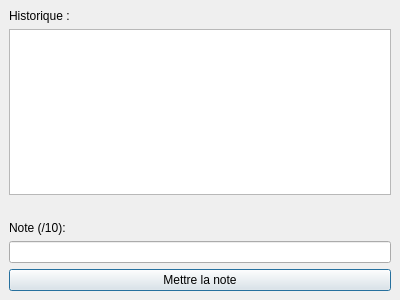
<?xml version="1.0" encoding="UTF-8"?>
<ui version="4.0">
 <class>DialogNote</class>
 <widget class="QDialog" name="DialogNote">
  <property name="geometry">
   <rect>
    <x>0</x>
    <y>0</y>
    <width>400</width>
    <height>300</height>
   </rect>
  </property>
  <property name="windowTitle">
   <string>Dialog</string>
  </property>
  <widget class="QWidget" name="verticalLayoutWidget">
   <property name="geometry">
    <rect>
     <x>9</x>
     <y>9</y>
     <width>382</width>
     <height>282</height>
    </rect>
   </property>
   <layout class="QVBoxLayout" name="verticalLayout">
    <item>
     <widget class="QLabel" name="label">
      <property name="text">
       <string>Historique :</string>
      </property>
     </widget>
    </item>
    <item>
     <widget class="QTextBrowser" name="displayHistorique"/>
    </item>
    <item>
     <spacer name="horizontalSpacer">
      <property name="orientation">
       <enum>Qt::Horizontal</enum>
      </property>
      <property name="sizeHint" stdset="0">
       <size>
        <width>40</width>
        <height>20</height>
       </size>
      </property>
     </spacer>
    </item>
    <item>
     <widget class="QLabel" name="label_2">
      <property name="text">
       <string>Note (/10):</string>
      </property>
     </widget>
    </item>
    <item>
     <widget class="QLineEdit" name="noteInput"/>
    </item>
    <item>
     <widget class="QPushButton" name="buttonMettreNote">
      <property name="text">
       <string>Mettre la note</string>
      </property>
     </widget>
    </item>
   </layout>
  </widget>
 </widget>
 <resources/>
 <connections/>
</ui>
